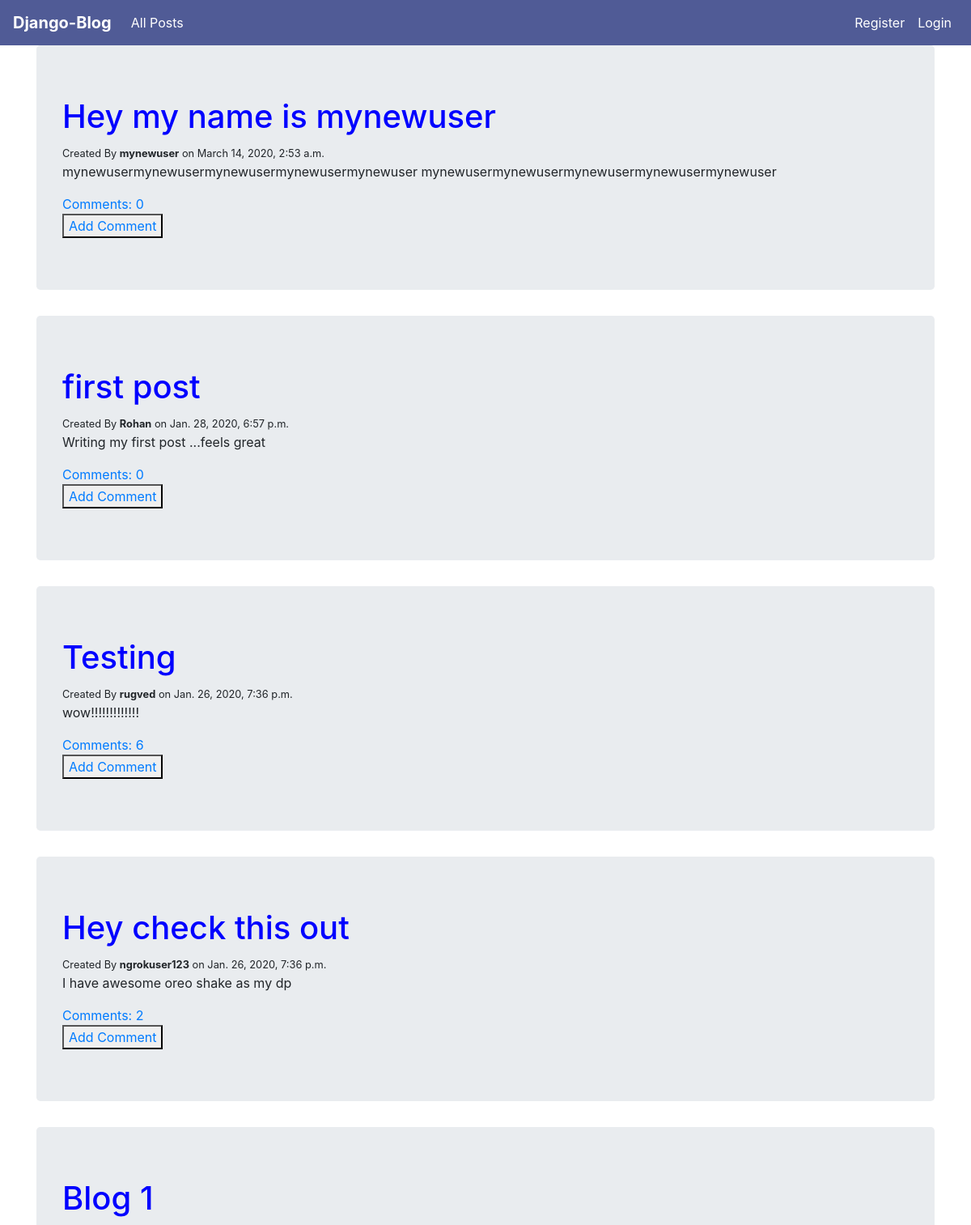
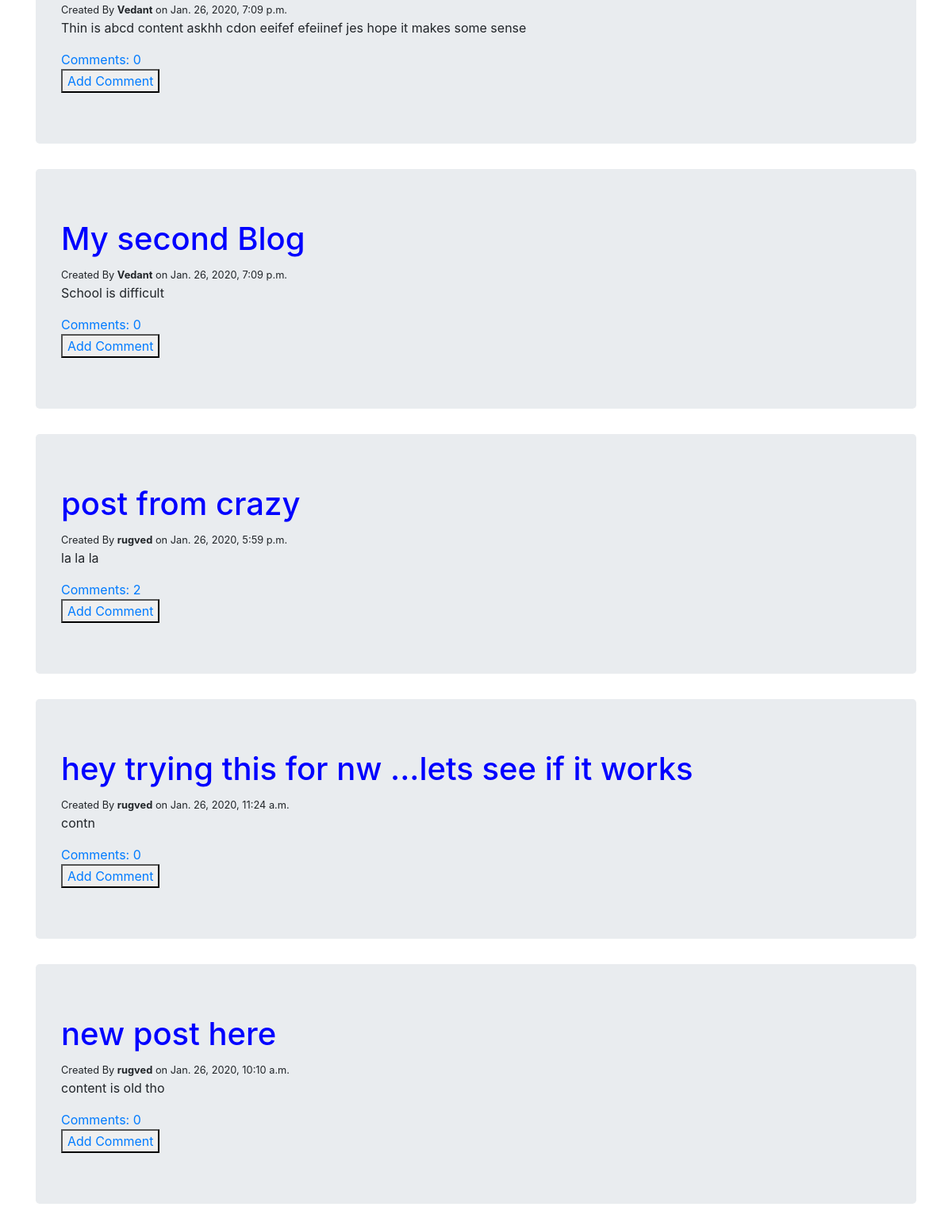
Page /blog/allposts/ on the committed database (2 pictures, top to bottom).
### blog/models.py (models this page shows, shortened)
class Post(models.Model):
    title=models.CharField(max_length=100)
    content=models.TextField()
    date_posted=models.DateTimeField(default=timezone.now())
    author=models.ForeignKey(User,on_delete=models.CASCADE)

### blog/views.py (the view)
# urls.py: path('allposts/',allposts,name='name_blog_allposts'),
def allposts(request):
    context={
        "posts":Post.objects.all().order_by('-date_posted')
    }
    return render(request,'blog/allposts.html',context)

### blog/templates/blog/allposts.html
{% extends 'blog/base.html' %}
{% block content %}
    {% for p in posts %}
    <div class="jumbotron">
        <h1 style="color: blue;">{{p.title}}</h1>
        <small>Created By <strong>{{p.author}}</strong> on {{p.date_posted}}</small>
        <p>{{p.content}}</p>
        <a href="{% url 'name_blog_commentAdd' pk=p.pk %}">Comments: {{ p.comments.count }}</a><br>
        <button><a href="{% url 'name_blog_commentAdd' pk=p.pk %}">Add Comment</a></button>
    </div>
    {% endfor %}
{% endblock %}

### blog/templates/blog/base.html (shortened to what this page needs)
{% load static %}
<!DOCTYPE html>
<html lang="en">
<head>
    <link rel="stylesheet" href="https://stackpath.bootstrapcdn.com/bootstrap/4.4.1/css/bootstrap.min.css">
    <link rel="stylesheet" type="text/css" href="{% static 'main.css' %}" >
</head>
<body>
    <nav class="navbar navbar-expand-lg" style="background-color: #505b96;">
      <a class="navbar-brand" style="color: #ffffff;font-weight: bold;" href="#">Django-Blog</a>
      <div class="collapse navbar-collapse" id="navbarSupportedContent">
          {% if user.is_authenticated %}
        <ul class="navbar-nav mr-auto">
          <li class="nav-item active">
            <a class="nav-link navbar-text"  style="color: #ffffff;" href="{% url 'name_blog_allposts' %}">All Posts <span class="sr-only">(current)</span></a>
          </li>
          <li class="nav-item active">
            <a class="nav-link navbar-text" style="color: #ffffff;" href="{% url 'name_blog_mypost' %}">My Posts<span class="sr-only">(current)</span></a>
          </li>
          <li class="nav-item active">
            <a class="nav-link navbar-text" style="color: #ffffff;" href="{% url 'name_blog_createPost' %}">Create Post<span class="sr-only">(current)</span></a>
          </li>
          <li class="nav-item active">
            <a class="nav-link navbar-text" style="color: #ffffff;" href="{% url 'name_blog_profile' %}">Profile<span class="sr-only">(current)</span></a>
          </li>
        </ul>
        <ul class="navbar-nav ml-auto">
          <li class="nav-item active">
            <a class="nav-link " style="color: #ffffff;font-weight: bold;" href="{% url 'name_logout' %}">Logout<span class="sr-only">(current)</span></a>
          </li>
          <li class="nav-item active">
            <a class="nav-link" style="color: #ffffff;font-weight: bold;" href="{% url 'name_deleteAccount' %}">Delete Account<span class="sr-only">(current)</span></a>
          </li>
        </ul>
          {% else %}
          <ul class="navbar-nav lr-auto">
            <li class="nav-item active" id="allposts">
              <a class="nav-link" style="color: #ffffff;" href="{% url 'name_blog_allposts' %}">All Posts <span class="sr-only">(current)</span></a>
            </li>
          </ul>
          <ul class="navbar-nav ml-auto">
            <li class="nav-item active">
              <a class="nav-link" style="color: #ffffff;" href="{% url 'name_blog_register' %}">Register<span class="sr-only">(current)</span></a>
            </li>
            <li class="nav-item active">
              <a class="nav-link" style="color: #ffffff;" href="{% url 'name_login' %}">Login<span class="sr-only">(current)</span></a>
            </li>
          </ul>
          {% endif %}
      </div>
    </nav>
    <div class="container">
        {% block content %}
        {% endblock %}
    </div>
</body>
</html>

### rows in the picture
Post: title "Hey my name is mynewuser", author "mynewuser", date_posted "March 14, 2020, 2:53 a.m.", content "mynewusermynewusermynewusermynewusermynewuser mynewusermynewusermynewusermynewusermynewuser", comments.count "0"
Post: title "first post", author "Rohan", date_posted "Jan. 28, 2020, 6:57 p.m.", content "Writing my first post ...feels great", comments.count "0"
Post: title "Testing", author "rugved", date_posted "Jan. 26, 2020, 7:36 p.m.", content "wow!!!!!!!!!!!!!", comments.count "6"
Post: title "Hey check this out", author "ngrokuser123", date_posted "Jan. 26, 2020, 7:36 p.m.", content "I have awesome oreo shake as my dp", comments.count "2"
Post: title "Blog 1", author "Vedant", date_posted "Jan. 26, 2020, 7:09 p.m.", content "Thin is abcd content askhh cdon eeifef efeiinef jes hope it makes some sense", comments.count "0"
Post: title "My second Blog", author "Vedant", date_posted "Jan. 26, 2020, 7:09 p.m.", content "School is difficult", comments.count "0"
Post: title "post from crazy", author "rugved", date_posted "Jan. 26, 2020, 5:59 p.m.", content "la la la", comments.count "2"
Post: title "hey trying this for nw ...lets see if it works", author "rugved", date_posted "Jan. 26, 2020, 11:24 a.m.", content "contn", comments.count "0"
Post: title "new post here", author "rugved", date_posted "Jan. 26, 2020, 10:10 a.m.", content "content is old tho", comments.count "0"
